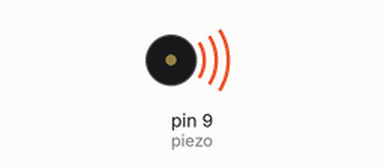
Recording of a sketch running on a simulated Arduino Uno, built with avr-gcc and run on an emulated ATmega328P. Shown: buzzer (waves = sounding).

Above: at 0.2 s.
Timing chart, 0 to 16.3 s (numbered marks = the images above):
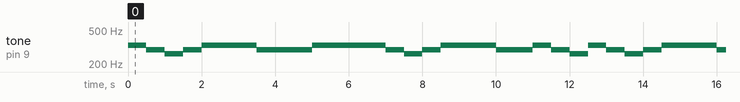

Measured:
- by itself, tone on pin 9 (piezo): repeats every 12.5 s: 294 Hz 0.50 s, 262 Hz 0.50 s, 294 Hz 0.50 s, 330 Hz 1.5 s, 294 Hz 1.5 s, 330 Hz 2.0 s, 294 Hz 0.50 s, 262 Hz 0.50 s, 294 Hz 0.50 s, 330 Hz 1.5 s, 294 Hz 1.0 s, 330 Hz 0.50 s, 294 Hz 0.50 s, 262 Hz 0.50 s, 330 Hz 0.50 s

The sketch:

day3_Airplane_song.ino
```cpp
int piezo = 9;

int Do = 262;
int Re = 294;
int Mi = 330;
int Fa = 349;
int Sol = 392;
int Ra = 440;
int Si = 494;
int Do2 = 523;

int dotDelay = 200;

void setup() {
  pinMode(piezo, OUTPUT);
}

int A[25]={Mi,Re,Do,Re,Mi,Mi,Mi,Re,Re,Re,Mi,Mi,Mi,Mi,Re,Do,Re,Mi,Mi,Mi,Re,Re,Mi,Re,Do},i;

void loop() {
   for(i=0;i<=24;i++)
  {
    tone(9,A[i]);
    delay(500);
  }


}
```
